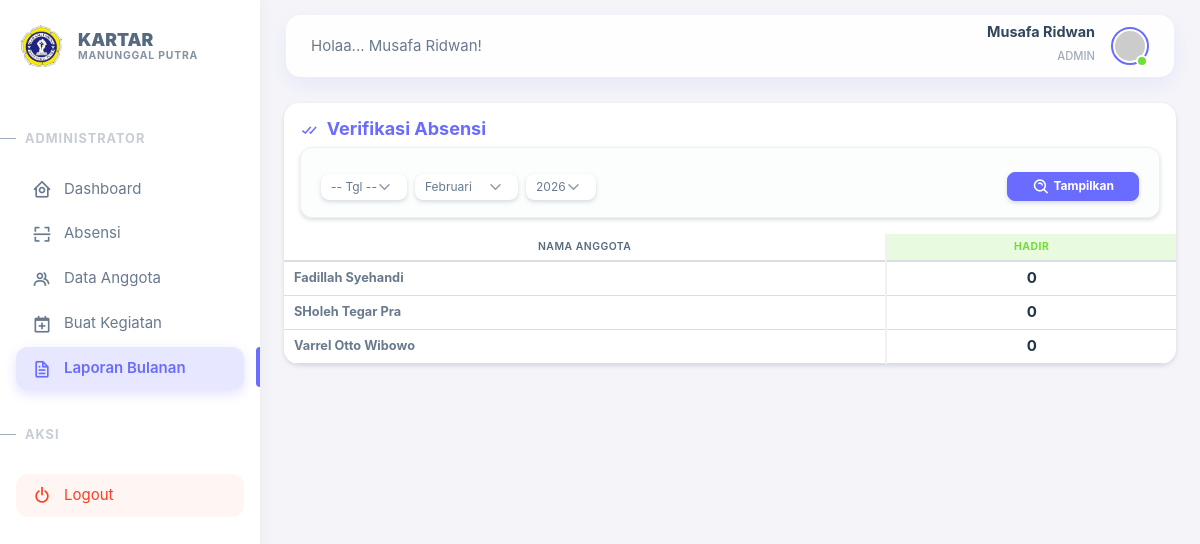
The app's page /report.php (signed in) with its own data.
### tables this page shows
CREATE TABLE `users` (
  `id` int(11) NOT NULL,
  `name` varchar(100) NOT NULL,
  `username` varchar(50) NOT NULL,
  `password_hash` varchar(255) NOT NULL,
  `role` enum('member','admin','pengurus') DEFAULT 'member',
  `created_at` timestamp NOT NULL DEFAULT current_timestamp()
);

### report.php (the view, shortened to what this page needs)
<?php
require 'app/config.php';
$month = isset($_GET['month']) ? $_GET['month'] : date('m');
$year  = isset($_GET['year']) ? $_GET['year'] : date('Y');
$members = $pdo->query("SELECT * FROM users WHERE role = 'member' ORDER BY name ASC")->fetchAll();
include 'includes/header.php';
?>
<div class="card shadow-sm mb-4">
    <div class="card-header p-3 border-0">
        <h5 class="mb-3 fw-bold text-primary"><i class="bx bx-check-double me-1"></i> Verifikasi Absensi</h5>
        <form method="GET" class="row g-2 align-items-center bg-light p-3 report-filter mx-0 shadow-sm">
            <div class="col-auto">
                <select name="day" class="form-select form-select-sm border-0 shadow-sm">
                    <option value="">-- Tgl --</option>
                </select>
            </div>
            <div class="col-auto">
                <select name="month" class="form-select form-select-sm border-0 shadow-sm">
                    <?php
                    $months = [1 => 'Januari', 2 => 'Februari', 3 => 'Maret', 4 => 'April', 5 => 'Mei', 6 => 'Juni', 7 => 'Juli', 8 => 'Agustus', 9 => 'September', 10 => 'Oktober', 11 => 'November', 12 => 'Desember'];
                    foreach($months as $mNum => $mName): ?>
                        <option value="<?= $mNum ?>" <?= ($mNum == $month) ? 'selected' : '' ?>><?= $mName ?></option>
                    <?php endforeach; ?>
                </select>
            </div>
            <div class="col-auto">
                <select name="year" class="form-select form-select-sm border-0 shadow-sm">
                    <?php for($y=2024; $y<=date('Y')+1; $y++): ?>
                        <option value="<?= $y ?>" <?= ($y == $year) ? 'selected' : '' ?>><?= $y ?></option>
                    <?php endfor; ?>
                </select>
            </div>
            <div class="col-auto ms-md-auto">
                <button type="submit" class="btn btn-sm btn-primary w-100 px-4 fw-bold shadow-sm rounded-pill">
                    <i class="bx bx-search-alt"></i> Tampilkan
                </button>
            </div>
        </form>
    </div>
    <div class="table-responsive p-0">
        <table class="table table-hover table-sm text-center align-middle mb-0">
            <thead class="table-light">
                <tr>
                    <th rowspan="2" class="sticky-col user-name-cell">Nama Anggota</th>
                    <th rowspan="2" class="bg-label-success text-success fw-bold px-3">Hadir</th>
                </tr>
            </thead>
            <tbody>
                <?php foreach($members as $member):
                    $totalH = 0;
                ?>
                <tr>
                    <td class="text-start fw-bold sticky-col user-name-cell bg-white small">
                        <?= htmlspecialchars($member['name']) ?>
                    </td>
                    <td class="fw-bold text-dark"><?= $totalH ?></td>
                </tr>
                <?php endforeach; ?>
            </tbody>
        </table>
    </div>
</div>
<?php include 'includes/footer.php'; ?>

### report.php (style rules this page uses)
.card { border-radius: 15px !important; border: none; overflow: hidden; }
.form-select-sm, .btn-sm { border-radius: 8px !important; }
.report-filter { border-radius: 12px !important; border: 1px solid #eef0f2; }
.table thead th { background-color: #f8f9fa; text-transform: uppercase; font-size: 0.65rem; letter-spacing: 0.5px; vertical-align: middle; }
.sticky-col { position: sticky; left: 0; background-color: #ffffff !important; z-index: 2; border-right: 2px solid #f1f1f1 !important; box-shadow: 2px 0 5px rgba(0,0,0,0.02); }
.user-name-cell { min-width: 130px; white-space: normal; line-height: 1.3; }

### records on screen
users: name "Fadillah Syehandi", totalH "0"
users: name "SHoleh Tegar Pra", totalH "0"
users: name "Varrel Otto Wibowo", totalH "0"

### other values on screen
$_SESSION['name'] "Musafa Ridwan"
$_SESSION['role'] "ADMIN"
form field month "Februari"
form field year "2026"
